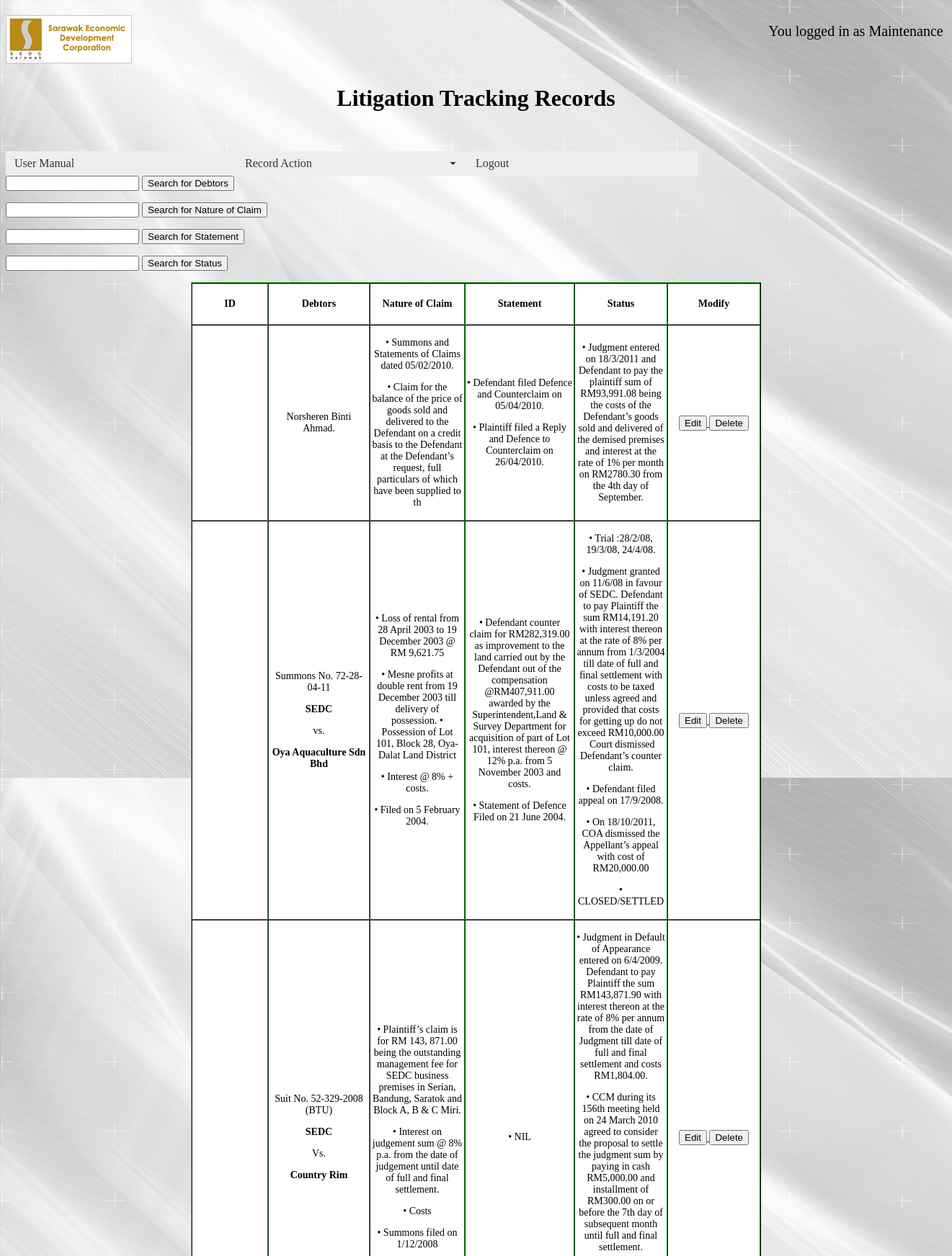
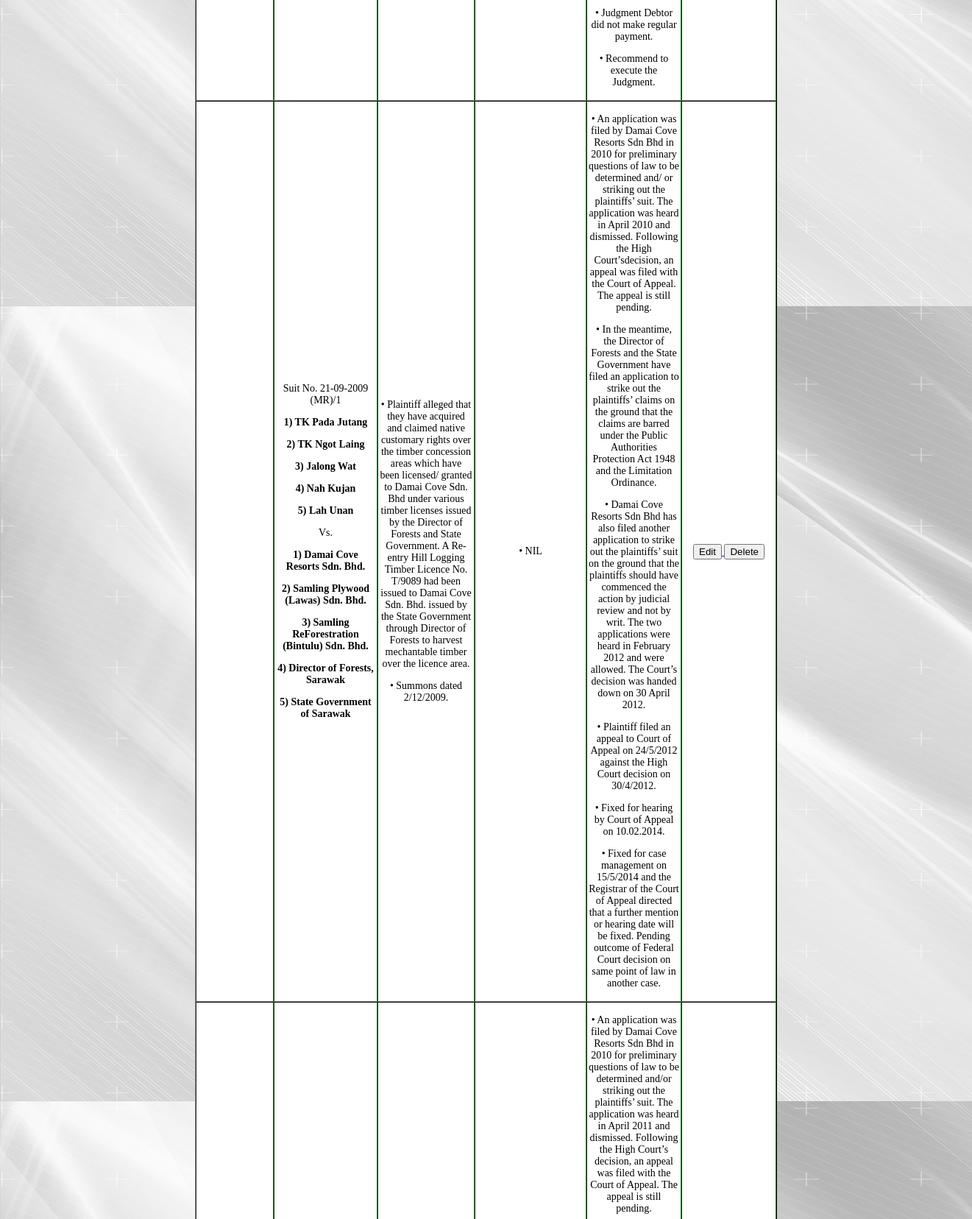
Screenshot of /User/MaintenancePage.php (signed in, upper part) with the database file from the repository (2 pictures, top to bottom).
### tables this page shows
CREATE TABLE `information` (
  `ID` int(11) NOT NULL,
  `debtors` varchar(9999) NOT NULL,
  `nature` varchar(9999) NOT NULL,
  `statement` varchar(9999) NOT NULL,
  `status` varchar(9999) NOT NULL,
  `Category` varchar(255) NOT NULL,
  `Keyword` varchar(255) NOT NULL,
  `DateModify` datetime NOT NULL
);

### User/MaintenancePage.php (the view, shortened to what this page needs)
<?php require_once('Connections/localhost.php'); ?>
<?php
$logoutAction = $_SERVER['PHP_SELF']."?doLogout=true";
?>
<?php
$maxRows_Recordset1 = 10;
$pageNum_Recordset1 = 0;
$startRow_Recordset1 = $pageNum_Recordset1 * $maxRows_Recordset1;
$query_Recordset1 = "SELECT * FROM information";
$query_limit_Recordset1 = sprintf("%s LIMIT %d, %d", $query_Recordset1, $startRow_Recordset1, $maxRows_Recordset1);
$Recordset1 = mysql_query($query_limit_Recordset1, $localhost) or die(mysql_error());
$row_Recordset1 = mysql_fetch_assoc($Recordset1);
?>
<!doctype html>
<html>
<head>
<link href="print.css" rel="stylesheet" type="text/css" media="print">
<link href="SpryAssets/SpryMenuBarHorizontal.css" rel="stylesheet" type="text/css">
<link href="tableDesign.css" rel="stylesheet" type="text/css">
</head>
<body id="find">
<h1><img src="01_sedc_logo (1).gif" width="175" height="67"></h1>
<p align="center" style="font-size: 20px; position: absolute; top: 12px; left: 1064px; height: 44px; width: 247px;">You logged in as Maintenance</p>
<h1 align="center">Litigation Tracking Records</h1>
<p>&nbsp;</p>
<ul id="MenuBar1" class="MenuBarHorizontal">
  <li><a href="userManualStaff.php">User Manual</a></li>
  <li><a href="#" class="MenuBarItemSubmenu" onClick="window.print()">Record Action</a>
  </li>
  <li><a href="<?php echo $logoutAction ?>">Logout</a></li>
</ul>
<p>&nbsp;</p>
<form action="searchdebtorsMain.php" method="post">
  <p>
    <input name="find" type="text" id="buttonfind">
    <input type="submit" value="Search for Debtors" id="buttonfind1">
 </p>
</form>
<form action="searchnatureMain.php" method="post">
  <p>
    <input name="findnature" type="text" id="buttonfind1">
    <input type="submit" value="Search for Nature of Claim" id="buttonfind1">
</p>
</form>
<form action="searchstatementMain.php" method="post">
  <p>
    <input name="findstatement" type="text" id="buttonfind2">
    <input type="submit" value="Search for Statement" id="buttonfind1">
  </p>
</form>
<form action="searchstatusMain.php" method="post">
  <p>
    <input name="findstatus" type="text" id="buttonfind3">
    <input type="submit" value="Search for Status" id="buttonfind1">
  </p>
</form>
<p>
<table  border="1" align="center" cellpadding="2" cellspacing="0" class="tableDesign">
  <tr >
    <td width="100" height="52"><div align="center"><strong>ID</strong></div></td>
    <td width="135"><div align="center"><strong>Debtors</strong></div></td>
    <td width="126"><div align="center"><strong>Nature of Claim</strong></div></td>
    <td width="146" nowrap="nowrap"><div align="center"><strong>Statement</strong></div></td>
    <td width="123"><strong>Status</strong></td>
    <td width="123"><div align="center"><strong>Modify</strong></div></td>
  </tr>
  <?php do { ?>
  <tr height="50">
    <td ><?php echo $row_Recordset1['id']; ?></td>
    <td><?php echo $row_Recordset1['debtors']; ?></td>
    <td><?php echo $row_Recordset1['nature']; ?></td>
    <td><?php echo $row_Recordset1['statement']; ?></td>
    <td><?php echo $row_Recordset1['status']; ?></td>
    <td><a href="edit.php?id=<?php echo $row_Recordset2['id']; ?>">
      <input type="submit" name="button" id="button2" value="Edit">
      </a><a href="delete.php?id=<?php echo $row_Recordset2['id']; ?>">
      <input type="submit" name="button3" id="button3" value="Delete" onClick="return confirm('Are you sure you want to delete?');">
      </a></td>
  </tr>
  <?php } while ($row_Recordset1 = mysql_fetch_assoc($Recordset1)); ?>
</table>
</body>
</html>

### print.css (style rules this page uses)
td { font-size:12px; }
#buttonback, #buttonadd, #buttonprint, #button, #button2, #buttonfind, #buttonfind1, #buttonfind2, #button3, #buttonfind3, #button4, #button, #jumpMenu,#id1,#id2, #image1,#li1,#l2,#Category,#Modify { display:none; }
body:after { content: ; }

### User/SpryAssets/SpryMenuBarHorizontal.css (style rules this page uses)
ul.MenuBarHorizontal { margin: 0; padding: 0; list-style-type: none; font-size: 100%; cursor: default; width: auto; }
ul.MenuBarHorizontal li { margin: 0; padding: 0; list-style-type: none; font-size: 100%; position: relative; text-align: left; cursor: pointer; width: 20em; float: left; background-color: #F0F0F0; visibility: visible; }
ul.MenuBarHorizontal a { display: block; cursor: pointer; background-color: #EEE; padding: 0.5em 0.75em; color: #333; text-decoration: none; }
ul.MenuBarHorizontal a.MenuBarItemSubmenu { background-image: url(SpryMenuBarDown.gif); background-repeat: no-repeat; background-position: 95% 50%; }

### tableDesign.css (style rules this page uses)
.tableDesign { background-color: #FFF; overflow: scroll; border-left-width: thin; border-top-color: #030; border-right-color: #030; color: #000; table-layout: fixed; height: auto; resize: horizontal; text-align: center; width: auto; font-size: 14px; }

### User/MaintenancePage.php (style rules this page uses)
body { background-image: url(white-abstract-75-wallpaper-background-hd.jpg); }

### rows the page displays
information: debtors "Norsheren Binti Ahmad.", nature "• Summons and Statements of Claims dated 05/02/2010. • Claim for the balance of the price of goods sold and delivered to the Defendant on a credit basis to the Defendant at the Defendant’s request, full particulars of which have been supplied to th", statement "• Defendant filed Defence and Counterclaim on 05/04/2010. • Plaintiff filed a Reply and Defence to Counterclaim on 26/04/2010.", status "• Judgment entered on 18/3/2011 and Defendant to pay the plaintiff sum of RM93,991.08 being the costs of the Defendant’s goods sold and delivered of the demised premises and interest at the rate of 1% per month on RM2780.30 from the 4th day of September."
information: debtors "Summons No. 72-28-04-11 SEDC vs. Oya Aquaculture Sdn Bhd", nature "• Loss of rental from 28 April 2003 to 19 December 2003 @ RM 9,621.75 • Mesne profits at double rent from 19 December 2003 till delivery of possession. • Possession of Lot 101, Block 28, Oya- Dalat Land District • Interest @ 8% + costs. • Filed on 5 February 2004.", statement "• Defendant counter claim for RM282,319.00 as improvement to the land carried out by the Defendant out of the compensation @RM407,911.00 awarded by the Superintendent,Land & Survey Department for acquisition of part of Lot 101, interest thereon @ 12% p.a. from 5 November 2003 and costs. • Statement of Defence Filed on 21 June 2004.", status "• Trial :28/2/08, 19/3/08, 24/4/08. • Judgment granted on 11/6/08 in favour of SEDC. Defendant to pay Plaintiff the sum RM14,191.20 with interest thereon at the rate of 8% per annum from 1/3/2004 till date of full and final settlement with costs to be taxed unless agreed and provided that costs for getting up do not exceed RM10,000.00 Court dismissed Defendant’s counter claim. • Defendant filed appeal on 17/9/2008. • On 18/10/2011, COA dismissed the Appellant’s appeal with cost of RM20,000.00 • CLOSED/SETTLED"
information: debtors "Suit No. 52-329-2008 (BTU) SEDC Vs. Country Rim", nature "• Plaintiff’s claim is for RM 143, 871.00 being the outstanding management fee for SEDC business premises in Serian, Bandung, Saratok and Block A, B & C Miri. • Interest on judgement sum @ 8% p.a. from the date of judgement until date of full and final settlement. • Costs • Summons filed on 1/12/2008", statement "• NIL", status "• Judgment in Default of Appearance entered on 6/4/2009. Defendant to pay Plaintiff the sum RM143,871.90 with interest thereon at the rate of 8% per annum from the date of Judgment till date of full and final settlement and costs RM1,804.00. • CCM during its 156th meeting held on 24 March 2010 agreed to consider the proposal to settle the judgment sum by paying in cash RM5,000.00 and installment of RM300.00 on or before the 7th day of subsequent month until full and final settlement. • Judgment Debtor did not make regular payment. • Recommend to execute the Judgment."
information: debtors "Suit No. 21-09-2009 (MR)/1 1) TK Pada Jutang 2) TK Ngot Laing 3) Jalong Wat 4) Nah Kujan 5) Lah Unan Vs. 1) Damai Cove Resorts Sdn. Bhd. 2) Samling Plywood (Lawas) Sdn. Bhd. 3) Samling ReForestration (Bintulu) Sdn. Bhd. 4) Director of Forests, Sarawak 5) State Government of Sarawak", nature "• Plaintiff alleged that they have acquired and claimed native customary rights over the timber concession areas which have been licensed/ granted to Damai Cove Sdn. Bhd under various timber licenses issued by the Director of Forests and State Government. A Re-entry Hill Logging Timber Licence No. T/9089 had been issued to Damai Cove Sdn. Bhd. issued by the State Government through Director of Forests to harvest mechantable timber over the licence area. • Summons dated 2/12/2009.", statement "• NIL", status "• An application was filed by Damai Cove Resorts Sdn Bhd in 2010 for preliminary questions of law to be determined and/ or striking out the plaintiffs’ suit. The application was heard in April 2010 and dismissed. Following the High Court’sdecision, an appeal was filed with the Court of Appeal. The appeal is still pending. • In the meantime, the Director of Forests and the State Government have filed an application to strike out the plaintiffs’ claims on the ground that the claims are barred under the Public Authorities Protection Act 1948 and the Limitation Ordinance. • Damai Cove Resorts Sdn Bhd has also filed another application to strike out the plaintiffs’ suit on the ground that the…"
information: status "• An application was filed by Damai Cove Resorts Sdn Bhd in 2010 for preliminary questions of law to be determined and/or striking out the plaintiffs’ suit. The application was heard in April 2011 and dismissed. Following the High Court’s decision, an appeal was filed with the Court of Appeal. The appeal is still pending."
